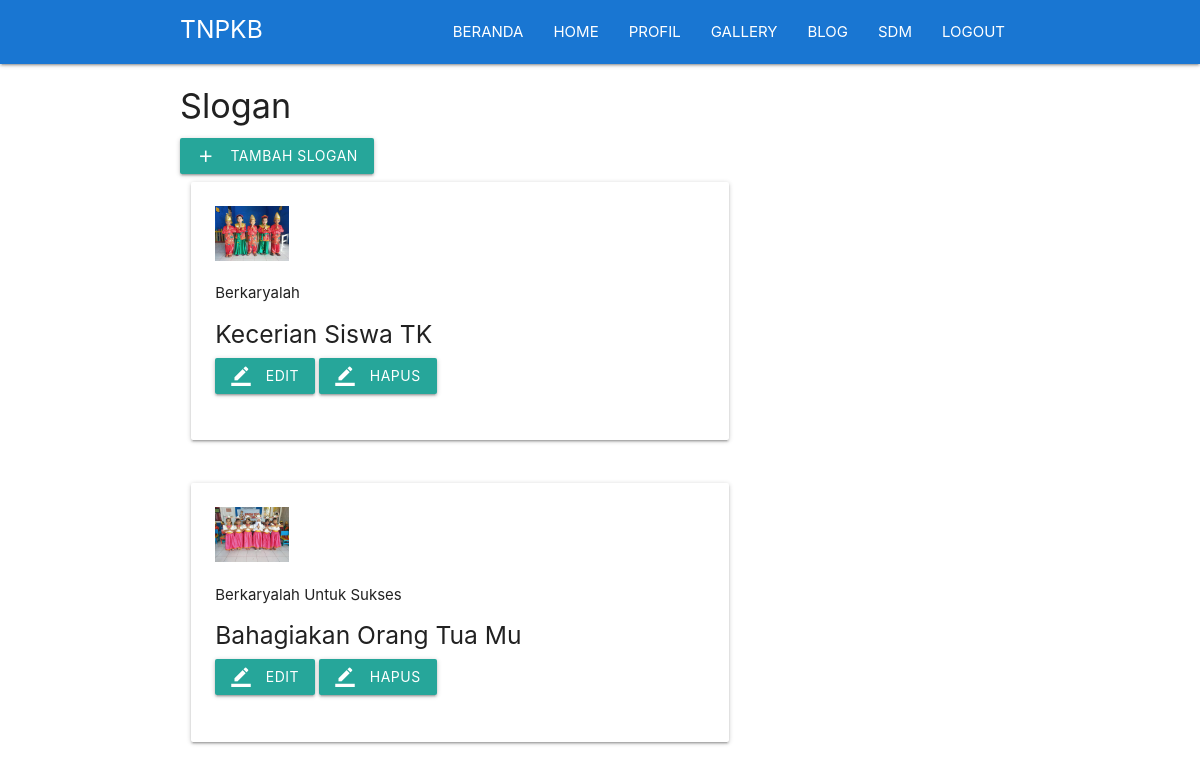
Page /page/index.php (signed in) on the committed database.
### tables this page shows
CREATE TABLE `home` (
  `id` int(100) NOT NULL,
  `judul_slogan` varchar(200) NOT NULL,
  `isi_slogan` varchar(200) NOT NULL,
  `gambar_slogan` varchar(200) NOT NULL
);

### page/beranda.php (the view)
<div class="container">
	<h4>Slogan</h4>
	<a href="?page=home&aksi=tambahslogan" class="waves-effect waves-light btn"><i class="material-icons left">add</i>Tambah Slogan</a>
</div>
<?php
	$query = mysqli_query($conn, "select * from home ");
	while ($data = mysqli_fetch_assoc($query)) {
?>
<div class="container">
	<div class="row">
	<div class="col m8 s12">
			<div class="card-panel ">
				<img width="15%" src="../assets/img/slogan/<?php echo $data['gambar_slogan'] ?>">
			<p><?=$data['judul_slogan'] ?></p>
			<h5><?=$data['isi_slogan'] ?></h5>
			<a href="?page=home&aksi=editslogan&id=<?=$data['id'] ?>" class="waves-effect waves-light btn"><i class="material-icons left">border_color</i>Edit</a>
			<a href="?page=home&aksi=hapusslogan&id=<?=$data['id'] ?>" class="waves-effect waves-light btn"><i class="material-icons left">border_color</i>Hapus</a>
			<br><br>
		</div>
	</div>
	</div>
</div>
<?php } ?>

### rows in the picture
home: gambar_slogan (picture), judul_slogan "Berkaryalah", isi_slogan "Kecerian Siswa TK"
home: gambar_slogan (picture), judul_slogan "Berkaryalah Untuk Sukses", isi_slogan "Bahagiakan Orang Tua Mu"
